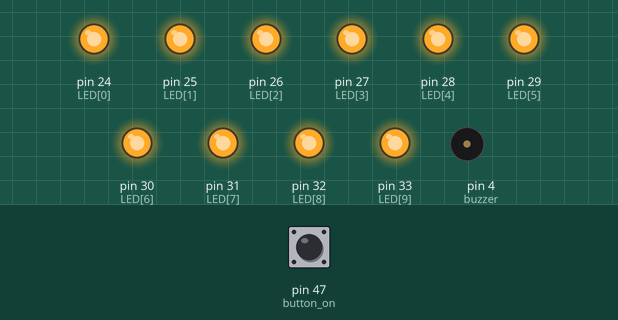
Recording of a sketch running on a simulated Arduino Mega 2560, built with avr-gcc and run on an emulated ATmega2560. Shown: output pins drawn as LEDs (lit = HIGH), buzzer (waves = sounding). Inputs (shaded band) come from the test bench; at power-on: pin 47 (button_on) HIGH.

Above: at 1.2 s.
1.3 s: pin 47 (button_on) pulled LOW for 0.15 s
At 1.62 s:
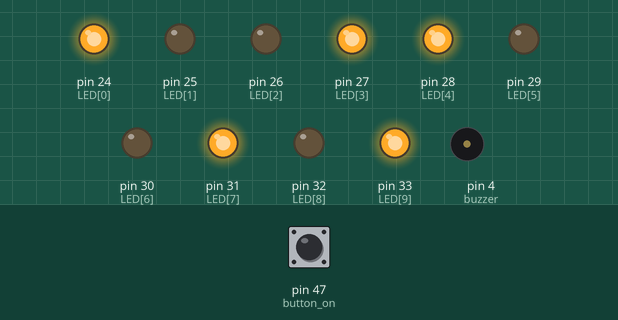
4.3 s: pin 47 (button_on) pulled LOW for 1 s
At 4.9 s:
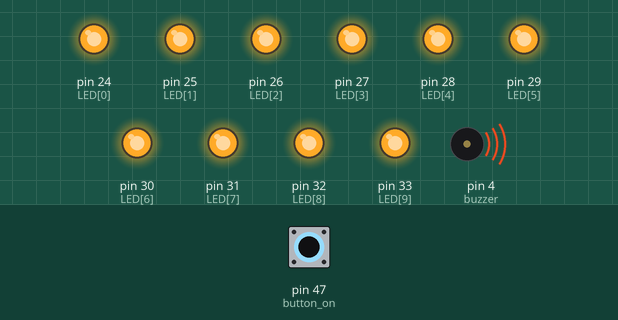
6.8 s: pin 47 (button_on) pulled LOW for 3.2 s
At 6.98 s:
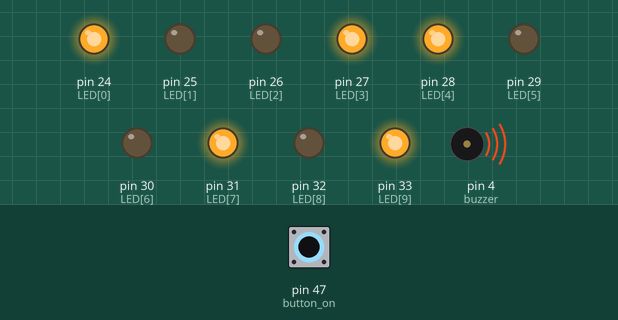
Timing chart, 0 to 11.5 s (numbered marks = the images above; inputs shaded):
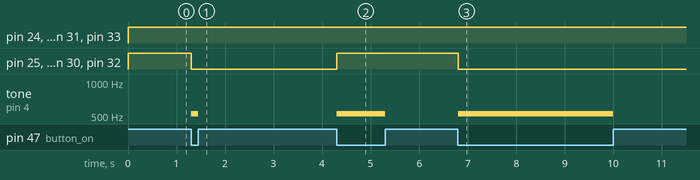

Measured:
- after the input at 1.3 s, pin 25 (LED[1]), pin 26 (LED[2]), pin 29 (LED[5]), pin 30 (LED[6]), pin 32 (LED[8]): HIGH → LOW at once; tone on pin 4 (buzzer): silent → 523 Hz at once, → silent 0.15 s later
- after the input at 4.3 s, pin 25 (LED[1]), pin 26 (LED[2]), pin 29 (LED[5]), pin 30 (LED[6]), pin 32 (LED[8]): LOW → HIGH at once; tone on pin 4 (buzzer): silent → 523 Hz at once, → silent 1.0 s later
- after the input at 6.8 s, pin 25 (LED[1]), pin 26 (LED[2]), pin 29 (LED[5]), pin 30 (LED[6]), pin 32 (LED[8]): HIGH → LOW at once; tone on pin 4 (buzzer): silent → 523 Hz at once, → silent 3.2 s later

The sketch:

origin-pili.ino
```cpp
#define button_on 47
#define buzzer 4
int LED[10] = {24, 25, 26, 27, 28, 29, 30, 31, 32, 33};
bool pili_state = false;
bool last_pili_state = false;
int pili_flash_period = 70;
long last_millis;
int pili_count = 0;
bool pili_dir = 0;
bool last_button_state = false;

void setup() {
  // put your setup code here, to run once:
  pinMode(button_on, INPUT);
  pinMode(buzzer, OUTPUT);
  for (int i = 0; i < 10; i++) {
    pinMode(LED[i], OUTPUT);
  }
  Serial.begin(9600);
}

void loop() {
  // put your main code here, to run repeatedly:
  bool sw = !digitalRead(button_on);
  if (sw) {
    tone(buzzer, 523);
  }
  else {
    noTone(buzzer);
  }
  if (sw && !last_button_state){
    pili_count = -1;
    pili_dir = 0;
    last_millis = millis();
    pili_state = !pili_state;
  }

  uint16_t pilis_light;
  if (pili_state) {
    bool LED_change = (millis() - last_millis) > pili_flash_period;
    if ((pili_count == -1) || LED_change) {
      pili_count++;
      if (pili_count >= 10) {
        pili_count = 0;
        pili_dir ^= 1;
      }
      if (~pili_dir) {
        pilis_light = 0b0000000001 << pili_count;
      }
      if (pili_dir) {
        pilis_light = 0b1000000000 >> pili_count;
      }
      last_millis = millis();
    }
  }
  else{
    pilis_light=0;
  }
    for (int i = 0; i < 10; i++) {
      digitalWrite(LED[i], !(0b000000001 & (pilis_light >> i)));
    }
  delay(2);
  last_pili_state = pili_state;
  last_button_state = sw;
}
```
